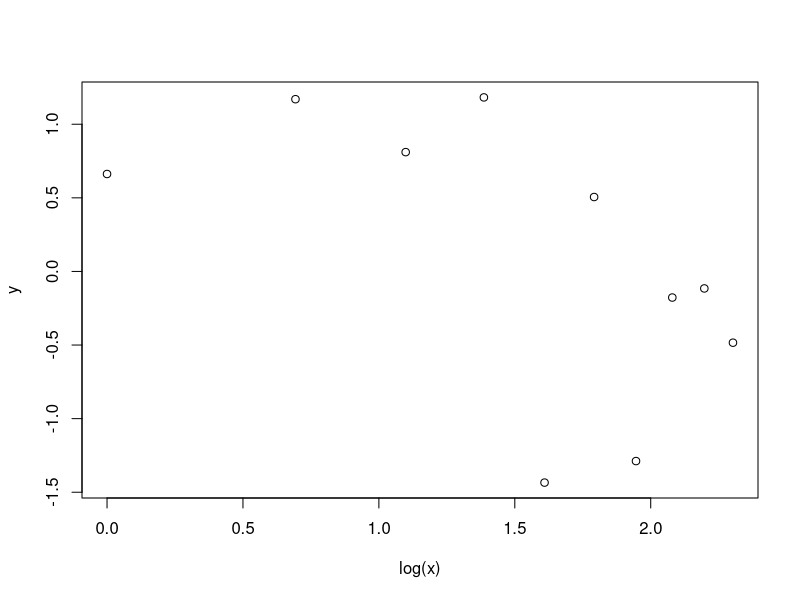

Here is the R script that generated this plot:
# My R script for squirrel_day

#Linear regression of random numbers vs log(1:10)
x <- c(1:10)
y <- rnorm(10)
plot(y~log(x))
summary(lm(y~log(x)))

#Pointless comment
